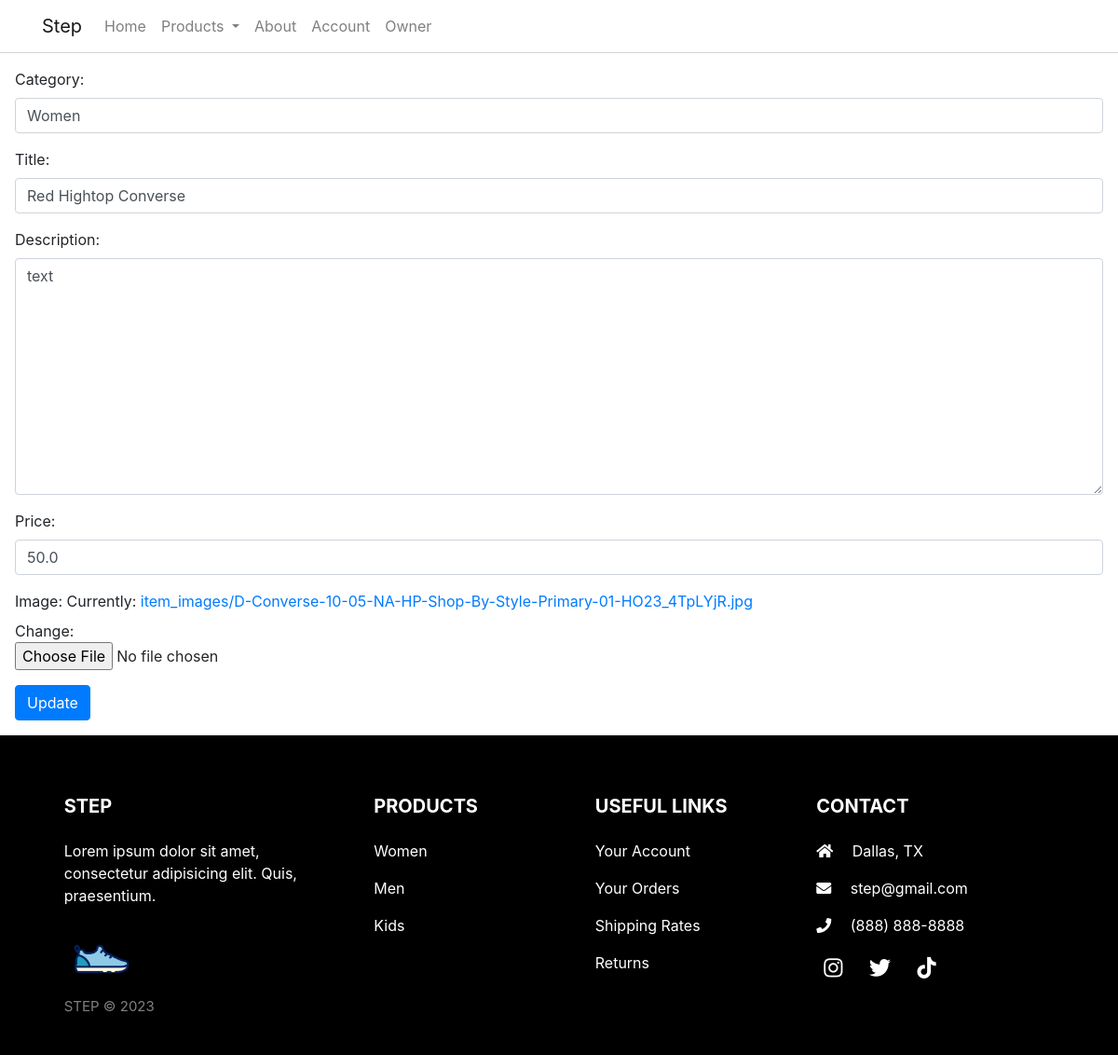
/item/edit-item/1, run on an earlier commit of the app's database.
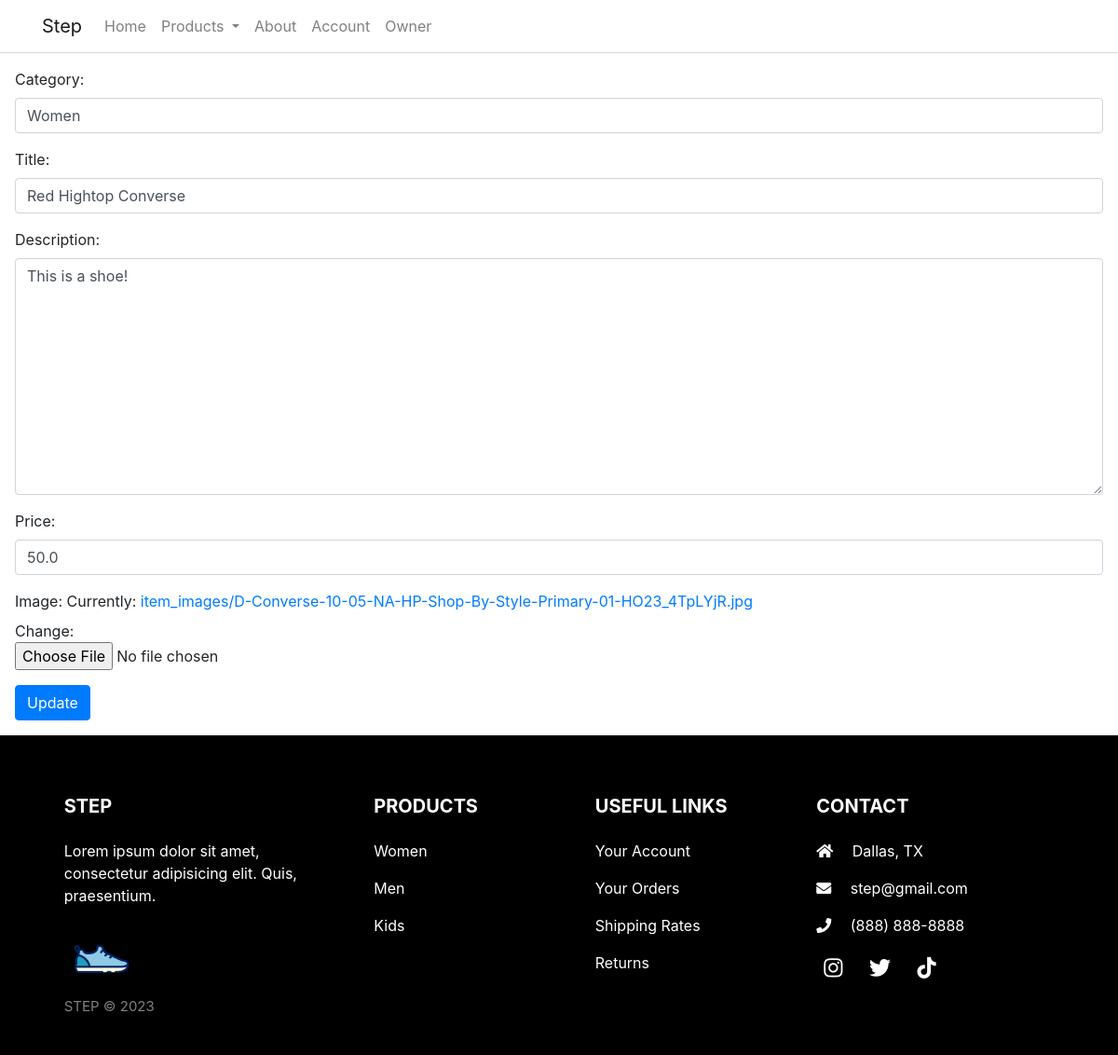
And on a later commit of the database.
### item/models.py (models this page shows, shortened)
class Item(models.Model):
    category = models.ForeignKey(Category, related_name='items', on_delete=models.CASCADE)
    title = models.CharField(max_length=100, null=False)
    description = models.TextField(null=False, default="text")
    price = models.FloatField(null=False)
    image = models.ImageField(upload_to='item_images', null=False)
    is_sold = models.BooleanField(default=False)
    created_at = models.DateTimeField(auto_now_add=True)

### item/views.py (the view)
# urls.py: path('edit-item/<int:id>', views.editItem, name='edit-item'),
def editItem(request, id):
    item = get_object_or_404(Item, pk=id)
    form = ItemForm(request.POST or None, instance=item)
    if form.is_valid():
        msg = messages.success(request, "Listing Updated Successfully")
        form.save()
        return redirect('item:detail', id=id)
    return render(request, 'item/edit-item.html', {
        'form': form,
        'item': item,
    })

### item/forms.py
class ItemForm(forms.ModelForm):
    class Meta:
        model = Item
        fields = '__all__'
        exclude = ['is_sold']
        widgets = {
            'category': forms.Select(attrs={'class': 'form-control'}),
            'title': forms.TextInput(attrs={'class': 'form-control'}),
            'description': forms.Textarea(attrs={'class': 'form-control'}),
            'price': forms.NumberInput(attrs={'class': 'form-control'}),
            'image': forms.ClearableFileInput(attrs={'class': 'form-control-file'}),
        }

### item/models.py (called while the page is built)
    def __str__(self):
        return self.name

### item/templates/item/edit-item.html (shortened to what this page needs)
{% extends 'core/base.html' %}
{% block content %}
  <form action="" method="POST" enctype="multipart/form-data">
    {{ form.as_p }}
    <input type="submit" class="btn btn-primary" value="Update">
  </form>
{% endblock %}

What changed in the data, as far as the page shows it:
changed Item "Women": description "text" → "This is a shoe!"
